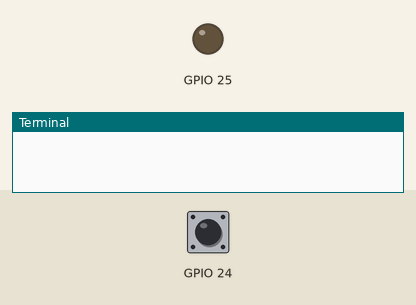
This program was run on a simulated Raspberry Pi (BCM pin numbers). On the bench: output pins drawn as LEDs (lit = HIGH), the last lines printed to the terminal. The test bench sets the inputs (shaded band); at power-on: GPIO 24 LOW.

Above: at 1.2 s.
1.3 s: GPIO 24 pulled HIGH for 0.15 s
At 2.1 s:
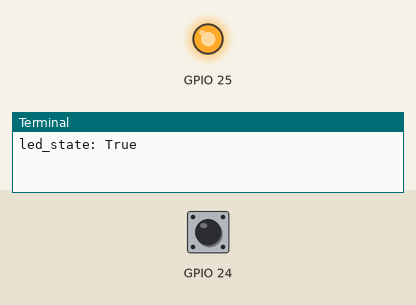
2.9 s: GPIO 24 pulled HIGH for 1 s
At 3.4 s:
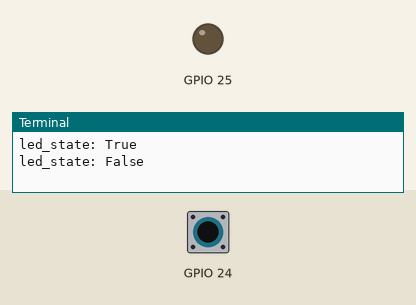
5.4 s: GPIO 24 pulled HIGH for 3.2 s
At 6.5 s:
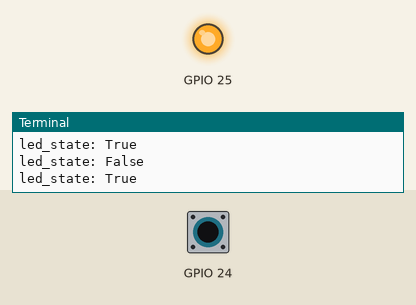
Timing chart, 0 to 8.4 s (numbered marks = the images above; inputs shaded):
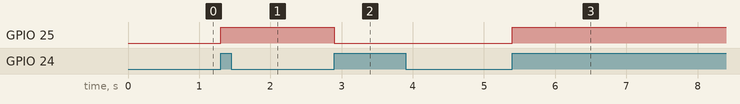

The program:

p116.py
```python
import RPi.GPIO as GPIO
import time
def callback(channel):
    global led_state
    if channel==24:
        led_state=not led_state
        print("led_state:",led_state)
        if led_state==GPIO.HIGH:
            GPIO.output(25,GPIO.HIGH)    # Lights LED.
        else:
            GPIO.output(25,GPIO.LOW)
GPIO.setmode(GPIO.BCM)   # Uses GPIO pin numbers.
GPIO.setup(24,GPIO.IN,pull_up_down=GPIO.PUD_DOWN)
GPIO.setup(25,GPIO.OUT,initial=GPIO.LOW)
GPIO.add_event_detect(24,GPIO.RISING,callback=callback,bouncetime=200)
led_state=GPIO.LOW
try:
    while True:
        time.sleep(0.01)  # idle.
except KeyboardInterrupt:
    pass  # Terminates program with Ctrl+C.
GPIO.cleanup()  # Initializes GPIO.setup().
```

Measured:
- after the input at 1.3 s, GPIO 25: LOW → HIGH at once
- after the input at 2.9 s, GPIO 25: HIGH → LOW at once
- after the input at 5.4 s, GPIO 25: LOW → HIGH at once
